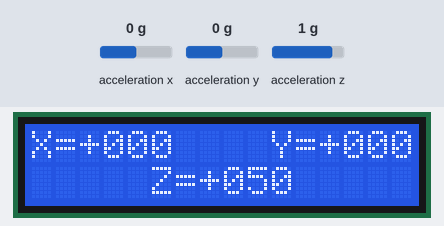
The sketch below on a simulated Arduino Uno, built with avr-gcc and run on an emulated ATmega328P. On the bench: 16×2 character LCD. Wiring (inferred from the names in the program): MPU-6050 motion sensor at I2C address 0x69. The inputs (shaded band) are chosen by the test bench; at power-on: acceleration x 0 g, acceleration y 0 g, acceleration z 1 g.

Above: at 1.2 s.
1.3 s: acceleration x set to -0.2 g
At 2.3 s:
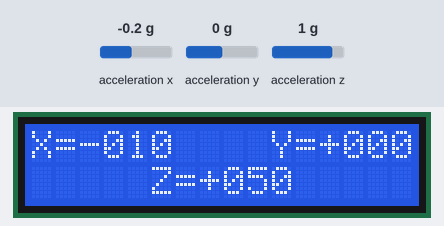
3.0 s: acceleration y set to -0.2 g
At 4.5 s:
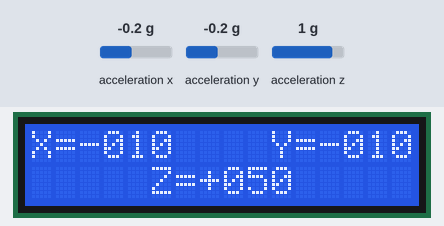
4.8 s: acceleration z set to 0.1 g
At 5.5 s:
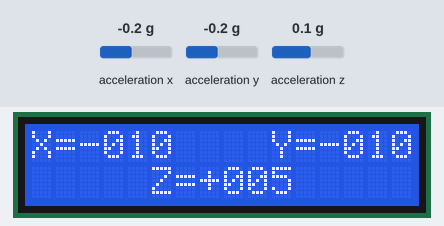
6.3 s: acceleration z set to -0.2 g
At 7.8 s:
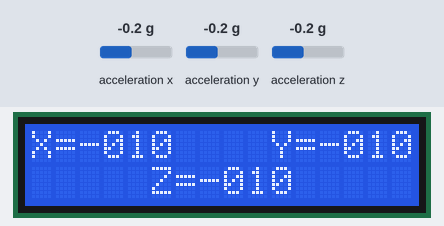
8.1 s: acceleration x set to 0 g
At 8.8 s:
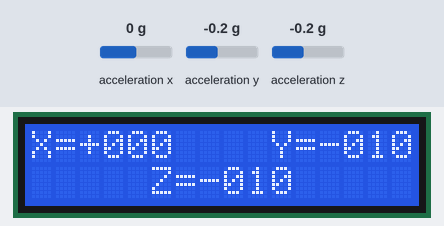
9.9 s: acceleration y set to 0 g
At 10.9 s:
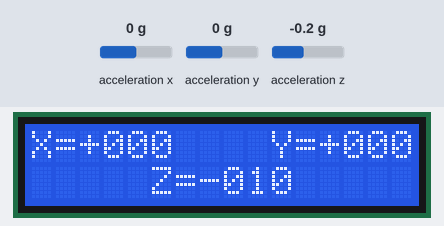
Timing chart, 0 to 12.4 s (numbered marks = the images above; inputs shaded):
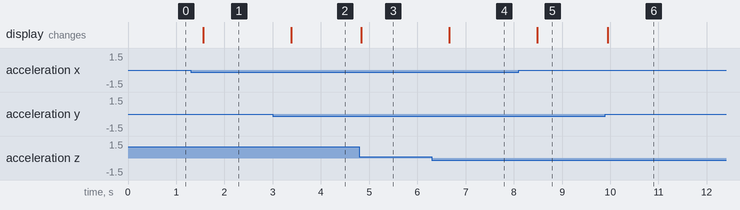

Measured:
- the behaviour switches between 0 and -0.1 g on acceleration x (found by bisection; images 0 and 1)
- the behaviour switches between 0 and -0.1 g on acceleration y (found by bisection; images 1 and 2)
- the behaviour switches between 0 and -0.1 g on acceleration z (found by bisection; images 3 and 4)
- after the input at 1.3 s, the display: changes after 0.26 s (image 1)
- after the input at 3.0 s, the display: changes after 0.38 s (image 2)
- after the input at 4.8 s, the display: changes at once (image 3)
- after the input at 6.3 s, the display: changes after 0.36 s (image 4)
- after the input at 8.1 s, the display: changes after 0.39 s (image 5)
- after the input at 9.9 s, the display: changes after 0.05 s (image 6)

The sketch:

mpu6050.ino
```cpp
//gerekli kutuphaneler: I2C icin Wire.h,
//I2C LCD icin LiquidTWI2.h
#include <Wire.h>
#include <LiquidTWI2.h>

//MPU6050 sensorun adresi
#define MPU_addr 0x69

//I2C LCD icin tanimlama
LiquidTWI2 lcd(0);

//baslangic degerleri
int AcX = 0;
int AcY = 0;
int AcZ = 0;

void setup()
{
  //I2C LCD icin ayar
  lcd.setMCPType(LTI_TYPE_MCP23008);
  //I2C LCD icin ayar
  lcd.begin(16, 2);
  //arka isigi ac
  lcd.setBacklight(HIGH);
  //I2C iletisimi baslat
  Wire.begin();
  //I2C haberlesme adresini MPU6050'nin adresi olarak belirle
  Wire.beginTransmission(MPU_addr);
  //MPU6050'nin PWR_MGMT_1 register'ina (0x6B adresinde) 0 gondererek sensorun uyanmasini sagliyoruz
  Wire.write(0x6B);
  Wire.write(0);
  //haberlesmeyi bitir
  Wire.endTransmission(true);
}

void loop()
{
  //sensoru oku
  readIMU(MPU_addr);
  //sensor bilgisini ekrana yazdir
  printToLCD();
  //333ms bekle, sensorun guncellenmesi icin optimum sure
  delay(333);
}

//sensoru okuma fonksiyonu
void readIMU(int addr)
{
  //I2C haberlesme adresini MPU6050'nin adresi olarak belirle
  Wire.beginTransmission(addr);
  //ACCEL_XOUT_H registerini (0x3B adresinde) oku
  Wire.write(0x3B);
  //haberlesmeye devam et
  Wire.endTransmission(false);
  //toplam 6 adet register'dan bilgi oku
  Wire.requestFrom(MPU_addr, 6, true);
  //her eksenin bilgisi toplam 2 byte (16-bit) oldugundan iki ayri register'da tutuluyor
  AcX = Wire.read() << 8 | Wire.read(); // 0x3B (ACCEL_XOUT_H) ve 0x3C (ACCEL_XOUT_L)
  //16-bit veriyi -100 ile +100 arasinda olcekle
  AcX = map(AcX, -32768, 32767, -100, 100);
  AcY = Wire.read() << 8 | Wire.read(); // 0x3D (ACCEL_YOUT_H) ve 0x3E (ACCEL_YOUT_L)
  //16-bit veriyi -100 ile +100 arasinda olcekle
  AcY = map(AcY, -32768, 32767, -100, 100);
  AcZ = Wire.read() << 8 | Wire.read(); // 0x3F (ACCEL_ZOUT_H) ve 0x40 (ACCEL_ZOUT_L)
  //16-bit veriyi -100 ile +100 arasinda olcekle
  AcZ = map(AcZ, -32768, 32767, -100, 100);
}

//ivme verisini LCD ekrana yaz
void printToLCD()
{
  //imleci birinci satir birinci sutuna getir
  lcd.setCursor(0, 0);
  lcd.print("X=");

  //x-ekseni degeri pozitif ise
  if (AcX >= 0)
  {
    //"X=" den sonra "+" isareti koy
    lcd.setCursor(2, 0);
    lcd.print('+');
    //AcX degiskenini basamak basamak LCD'ye yaz
    lcd.setCursor(3, 0);
    lcd.print((AcX / 100) % 10);
    lcd.setCursor(4, 0);
    lcd.print((AcX / 10) % 10);
    lcd.setCursor(5, 0);
    lcd.print(AcX % 10);
  }
  //x-ekseni degeri negatif ise
  if (AcX < 0)
  {
    //"X=" den sonra "-" isareti koy
    lcd.setCursor(2, 0);
    lcd.print('-');
    //AcX degiskenini basamak basamak LCD'ye yaz
    lcd.setCursor(3, 0);
    lcd.print(abs((AcX / 100) % 10));
    lcd.setCursor(4, 0);
    lcd.print(abs((AcX / 10) % 10));
    lcd.setCursor(5, 0);
    lcd.print(abs(AcX % 10));
  }

  //imleci birinci satir onbirinci sutuna getir
  lcd.setCursor(10, 0);
  lcd.print("Y=");
  //y-ekseni degeri pozitif ise
  if (AcY >= 0)
  {
    //"Y=" den sonra "+" isareti koy
    lcd.setCursor(12, 0);
    lcd.print('+');
    //AcY degiskenini basamak basamak LCD'ye yaz
    lcd.setCursor(13, 0);
    lcd.print((AcY / 100) % 10);
    lcd.setCursor(14, 0);
    lcd.print((AcY / 10) % 10);
    lcd.setCursor(15, 0);
    lcd.print(AcY % 10);
  }
  //y-ekseni degeri negatif ise
  if (AcY < 0)
  {
    //"Y=" den sonra "-" isareti koy
    lcd.setCursor(12, 0);
    lcd.print('-');
    lcd.setCursor(13, 0);
    //AcY degiskenini basamak basamak LCD'ye yaz
    lcd.print(abs((AcY / 100) % 10));
    lcd.setCursor(14, 0);
    lcd.print(abs((AcY / 10) % 10));
    lcd.setCursor(15, 0);
    lcd.print(abs(AcY % 10));
  }
  //imleci ikinci satir altinci sutuna getir
  lcd.setCursor(5, 1);
  lcd.print("Z=");
  //z-ekseni degeri pozitif ise
  if (AcZ >= 0)
  {
    //"Z=" den sonra "+" isareti koy
    lcd.setCursor(7, 1);
    lcd.print('+');
    //AcZ degiskenini basamak basamak LCD'ye yaz
    lcd.setCursor(8, 1);
    lcd.print((AcZ / 100) % 10);
    lcd.setCursor(9, 1);
    lcd.print((AcZ / 10) % 10);
    lcd.setCursor(10, 1);
    lcd.print(AcZ % 10);
  }
  //z-ekseni degeri negatif ise
  if (AcZ < 0)
  {
    //"Z=" den sonra "-" isareti koy
    lcd.setCursor(7, 1);
    lcd.print('-');
    //AcZ degiskenini basamak basamak LCD'ye yaz
    lcd.setCursor(8, 1);
    lcd.print(abs((AcZ / 100) % 10));
    lcd.setCursor(9, 1);
    lcd.print(abs((AcZ / 10) % 10));
    lcd.setCursor(10, 1);
    lcd.print(abs(AcZ % 10));
  }
}
```
